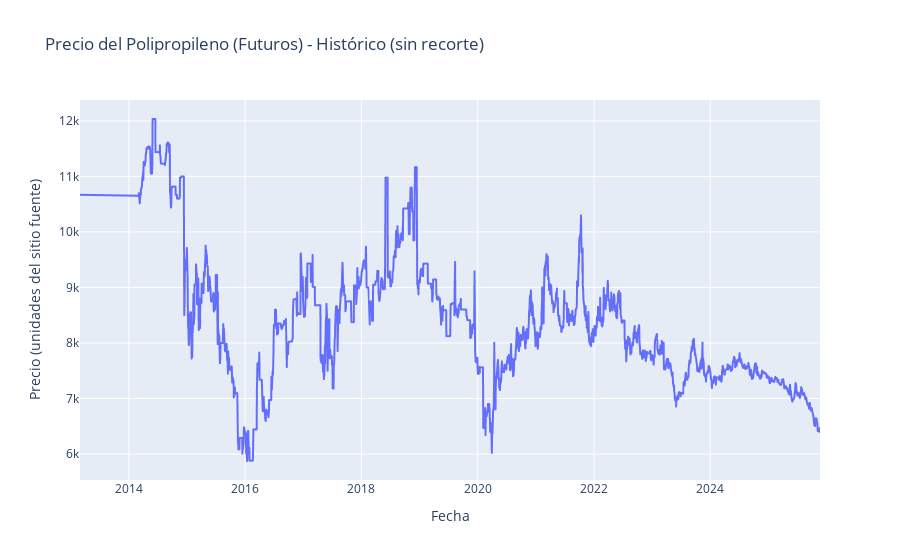

Notebook code cell kept with this figure:
### Code cell
#chunk 4
fig = px.line(
    df,
    x="Date",
    y="Price",
    title="Precio del Polipropileno (Futuros) - Histórico (sin recorte)"
)
fig.update_xaxes(title="Fecha")
fig.update_yaxes(title="Precio (unidades del sitio fuente)")
fig.show()

### Figure 1 — Plotly figure (JSON) as saved in the notebook; plotly's stock layout.template omitted (floating-point values rounded to 4 significant figures; data arrays with more than 128 entries replaced by an {"elided": "..."} marker saying what was removed)
{"data": [{"hovertemplate": "Date=%{x}<br>Price=%{y}<extra></extra>", "legendgroup": "", "line": {"color": "#636efa", "dash": "solid"}, "marker": {"symbol": "circle"}, "mode": "lines", "name": "", "showlegend": false, "type": "scattergl", "x": {"elided": "2751 str values"}, "xaxis": "x", "y": {"elided": "2751 float values"}, "yaxis": "y"}], "layout": {"legend": {"tracegroupgap": 0}, "title": {"text": "Precio del Polipropileno (Futuros) - Histórico (sin recorte)"}, "xaxis": {"anchor": "y", "domain": [0, 1], "title": {"text": "Fecha"}}, "yaxis": {"anchor": "x", "domain": [0, 1], "title": {"text": "Precio (unidades del sitio fuente)"}}}}
